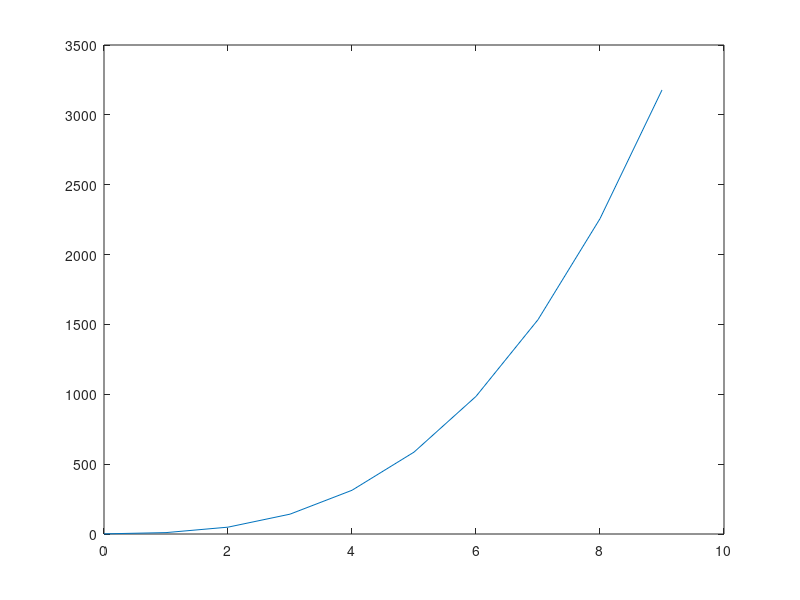

The MATLAB script that drew this image:
% Joseph Mercedes
% Assignment #8

clear all; close all; clc;

%% Problem 1

A = [2 -1 3 4; 1 0 -2 7; 3 -3 1 5; 2 1 4 4];
B = [9; 11; 8; 10];

solutionMatrix = A\B

%% Problem 2

D = [20 32 43 56 7 34 23 30 72 34 22 25 45 5 23 43 23 21 17 34 45 9 56 34 74 53 13 17 57 49];

% Part A
D_Sorted = sort(D)

% Part B
D_Avg = mean(D)

% Part C
D_Std = std(D)

% Part D
J = 2*D_Std + D_Avg;
E = length(D);
F = repmat(J,1,E);
G = gt(D,F);
twoStds = sum(G)

% Part E
Med = median(D)

% Part F
Covarience = cov(D)

%% Problem 3

X = [0:1:9];
Y = [1 10 49 142 313 586 985 1534 2257 3178];

% Part A
lin = interp1(X,Y,7.77, 'linear')

% Part B
cub = interp1(X,Y,7.77, 'cubic')

% Part C
spl = interp1(X,Y,7.77, 'spline')

% Part D
nbr = interp1(X,Y,7.77, 'nearest')

% Part E
Y2 = 4*7.77^3 + 3*7.77^2 + 2*7.77 + 1
% cubic spline gives the most accurate value

% Part F
P = polyfit(X,Y,3);
line = polyval(P,X);
figure;
plot(X,line)